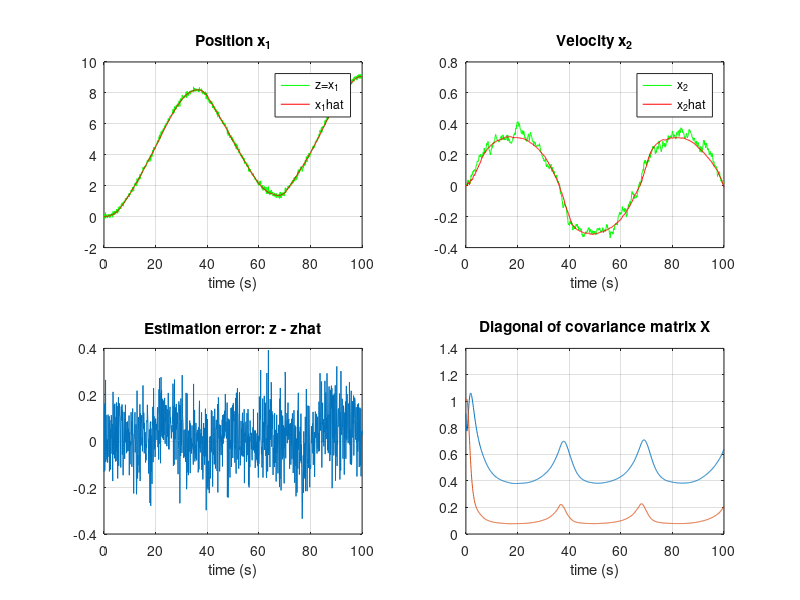

This chart was generated by the following MATLAB code:
% Nonlinear Discrete-Time Kalman filter
% Courtesy of Thor I. Fossen

%% USER INPUT
h = 0.1; 		% sampling time (s)
N = 1000;		% no. of iterations

% model parameters
a  = -1;              
b  = 1;
e  = 1;

% initial values for x and u
x = [0 0]';	        
u = 0;

% initialization of Kalman filter
x_bar = [0 0]';        
X_bar = diag([1 1]);
Q = 1;
R = 10;

%% MAIN LOOP
simdata = zeros(N+1,9);                  % memory allocation

for i=1:N+1
   t = (i-1)*h;                          % time (s)             
   
   % measurement   
   z = x(1)+0.1*randn(1);                % position + white noise

   % estimation error
   z_bar = x_bar(1);
   eps   = z-z_bar;   

   % Plant
   u = 0.1*sin(0.1*t);                   % input
   w = 0.1*randn(1);                     % process noise
   f = [ x(2)
         a*x(2)*abs(x(2))+b*u];
   E = [0 e]';
   x_dot = f + E*w;                      % dx/dt = f + Ew
   
   % Discrete-time matrices: PHI, GAMMA, H 
   PHI   = [1   h
            0  1+h*2*a*abs(x_bar(2))];   
   GAMMA = h*E;    
   H     = [1 0]; 

   % KF gain      
   K = X_bar*H'*inv(H*X_bar*H'+R);

   % corrector   
   IKH = eye(2)-K*H;
   X_hat = IKH*X_bar*IKH' + K*R*K';
   x_hat = x_bar + K*eps;   
   
   % store simulation data in a table   
   simdata(i,:) = [t x' x_hat' X_hat(1,1) X_hat(2,2) eps z];    

   % discrete-time extended KF-model
   f_hat = [x_hat(2)
            a*x_hat(2)*abs(x_hat(2))+b*u];
   f_k   = x_hat + h*f_hat;
      
   % predictor (k+1)  
   x_bar = f_k;
   X_bar = PHI*X_hat*PHI' + GAMMA*Q*GAMMA';
   
   % Euler integration (k+1)
   x = x + h*x_dot;
end

%% PLOTS

t     = simdata(:,1); 
x     = simdata(:,2:3); 
x_hat = simdata(:,4:5); 
X_hat = simdata(:,6:7);
eps   = simdata(:,8);
z     = simdata(:,9);

clf
figure(gcf)

subplot(221),plot(t,z,'g',t,x_hat(:,1),'r')
xlabel('time (s)'),title('Position x_1'),grid
legend('z=x_1','x_1hat')

subplot(222),plot(t,x(:,2),'g',t,x_hat(:,2),'r')
xlabel('time (s)'),title('Velocity x_2'),grid
legend('x_2','x_2hat')

subplot(223),plot(t,eps),xlabel('time (s)'),title('Estimation error: z - zhat'),grid
subplot(224),plot(t,X_hat),xlabel('time (s)'),title('Diagonal of covariance matrix X'),grid
